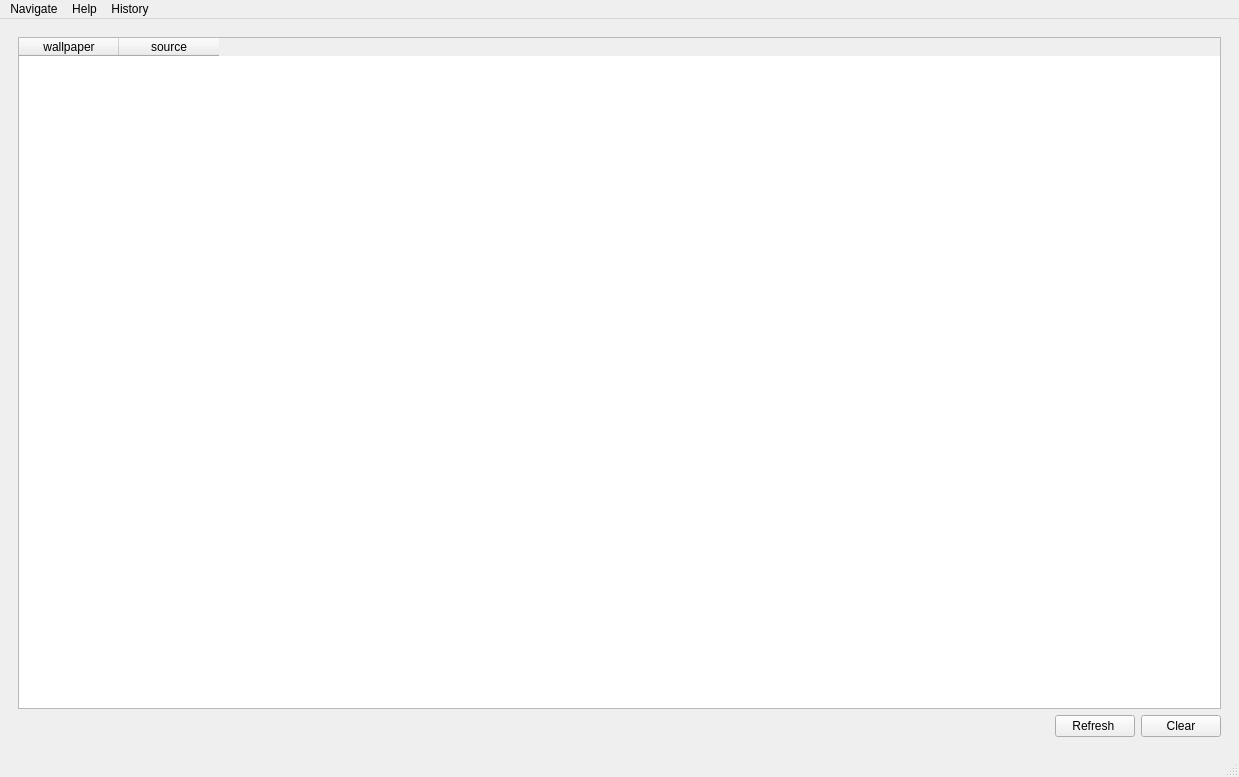
<?xml version="1.0" encoding="UTF-8"?>
<ui version="4.0">
 <class>MainWindow</class>
 <widget class="QMainWindow" name="MainWindow">
  <property name="geometry">
   <rect>
    <x>0</x>
    <y>0</y>
    <width>1239</width>
    <height>777</height>
   </rect>
  </property>
  <property name="windowTitle">
   <string>MainWindow</string>
  </property>
  <widget class="QWidget" name="centralwidget">
   <layout class="QGridLayout" name="gridLayout">
    <item row="0" column="0">
     <widget class="QStackedWidget" name="pageStackWidget">
      <property name="currentIndex">
       <number>5</number>
      </property>
      <widget class="QWidget" name="redditPage">
       <layout class="QGridLayout" name="gridLayout_2">
        <item row="2" column="3">
         <widget class="QComboBox" name="redditSubredditCombo">
          <property name="editable">
           <bool>true</bool>
          </property>
          <item>
           <property name="text">
            <string>wallpapers</string>
           </property>
          </item>
          <item>
           <property name="text">
            <string>amoledbackgrounds</string>
           </property>
          </item>
         </widget>
        </item>
        <item row="4" column="1">
         <widget class="QLabel" name="redditLimitLabel">
          <property name="text">
           <string>Limit :</string>
          </property>
         </widget>
        </item>
        <item row="2" column="1">
         <widget class="QLabel" name="redditSubredditLabel">
          <property name="text">
           <string>Subreddit : </string>
          </property>
         </widget>
        </item>
        <item row="0" column="0" colspan="4">
         <widget class="QLabel" name="redditPhoto">
          <property name="enabled">
           <bool>true</bool>
          </property>
          <property name="text">
           <string>Set a random wallpaper from reddit!</string>
          </property>
          <property name="scaledContents">
           <bool>false</bool>
          </property>
          <property name="alignment">
           <set>Qt::AlignCenter</set>
          </property>
         </widget>
        </item>
        <item row="3" column="0">
         <spacer name="redditHorizontalSpacer">
          <property name="orientation">
           <enum>Qt::Horizontal</enum>
          </property>
          <property name="sizeHint" stdset="0">
           <size>
            <width>784</width>
            <height>20</height>
           </size>
          </property>
         </spacer>
        </item>
        <item row="3" column="1">
         <widget class="QLabel" name="redditCategoryLabel">
          <property name="text">
           <string>Category :</string>
          </property>
         </widget>
        </item>
        <item row="4" column="3">
         <widget class="QComboBox" name="redditLimitCombo">
          <property name="editable">
           <bool>true</bool>
          </property>
          <item>
           <property name="text">
            <string>10</string>
           </property>
          </item>
          <item>
           <property name="text">
            <string>25</string>
           </property>
          </item>
          <item>
           <property name="text">
            <string>50</string>
           </property>
          </item>
         </widget>
        </item>
        <item row="5" column="1">
         <widget class="QLabel" name="redditDarkModelabel">
          <property name="text">
           <string>Dark Mode :</string>
          </property>
         </widget>
        </item>
        <item row="6" column="2">
         <widget class="QPushButton" name="redditSaveButton">
          <property name="text">
           <string>Save to Pictures</string>
          </property>
         </widget>
        </item>
        <item row="6" column="1">
         <widget class="QPushButton" name="redditNextWallButton">
          <property name="text">
           <string>Next wallpaper</string>
          </property>
         </widget>
        </item>
        <item row="1" column="3">
         <widget class="QTextEdit" name="redditSearchTextEdit">
          <property name="maximumSize">
           <size>
            <width>500</width>
            <height>21</height>
           </size>
          </property>
          <property name="verticalScrollBarPolicy">
           <enum>Qt::ScrollBarAlwaysOff</enum>
          </property>
          <property name="horizontalScrollBarPolicy">
           <enum>Qt::ScrollBarAlwaysOff</enum>
          </property>
          <property name="acceptRichText">
           <bool>false</bool>
          </property>
         </widget>
        </item>
        <item row="5" column="3">
         <widget class="QCheckBox" name="redditDarkModeCheck">
          <property name="text">
           <string/>
          </property>
         </widget>
        </item>
        <item row="6" column="3">
         <widget class="QPushButton" name="redditWallpaperButton">
          <property name="text">
           <string>Set as wallpaper</string>
          </property>
         </widget>
        </item>
        <item row="3" column="3">
         <widget class="QComboBox" name="redditCategoryCombo">
          <item>
           <property name="text">
            <string>hot</string>
           </property>
          </item>
          <item>
           <property name="text">
            <string>rising</string>
           </property>
          </item>
          <item>
           <property name="text">
            <string>new</string>
           </property>
          </item>
          <item>
           <property name="text">
            <string>top</string>
           </property>
          </item>
          <item>
           <property name="text">
            <string>controversial</string>
           </property>
          </item>
         </widget>
        </item>
        <item row="1" column="1">
         <widget class="QLabel" name="redditSearchLabel">
          <property name="text">
           <string>Search:</string>
          </property>
         </widget>
        </item>
       </layout>
      </widget>
      <widget class="QWidget" name="unsplashPage">
       <layout class="QGridLayout" name="gridLayout_4">
        <item row="0" column="0" colspan="4">
         <widget class="QLabel" name="unsplashPhoto">
          <property name="enabled">
           <bool>true</bool>
          </property>
          <property name="text">
           <string>Set a random wallpaper from Unsplash!</string>
          </property>
          <property name="scaledContents">
           <bool>false</bool>
          </property>
          <property name="alignment">
           <set>Qt::AlignCenter</set>
          </property>
         </widget>
        </item>
        <item row="1" column="1">
         <widget class="QLabel" name="unsplashSearchLabel">
          <property name="text">
           <string>Search:</string>
          </property>
         </widget>
        </item>
        <item row="1" column="3">
         <widget class="QTextEdit" name="unsplashSearchTextEdit">
          <property name="maximumSize">
           <size>
            <width>500</width>
            <height>21</height>
           </size>
          </property>
          <property name="verticalScrollBarPolicy">
           <enum>Qt::ScrollBarAlwaysOff</enum>
          </property>
          <property name="horizontalScrollBarPolicy">
           <enum>Qt::ScrollBarAlwaysOff</enum>
          </property>
          <property name="acceptRichText">
           <bool>false</bool>
          </property>
         </widget>
        </item>
        <item row="2" column="0">
         <spacer name="unsplashHorizontalSpacer">
          <property name="orientation">
           <enum>Qt::Horizontal</enum>
          </property>
          <property name="sizeHint" stdset="0">
           <size>
            <width>752</width>
            <height>20</height>
           </size>
          </property>
         </spacer>
        </item>
        <item row="2" column="1">
         <widget class="QLabel" name="unsplashFeaturedLabel">
          <property name="text">
           <string>Featured :</string>
          </property>
         </widget>
        </item>
        <item row="3" column="1">
         <widget class="QLabel" name="unsplashDarkModeLabel">
          <property name="text">
           <string>Dark Mode :</string>
          </property>
         </widget>
        </item>
        <item row="3" column="3">
         <widget class="QCheckBox" name="unsplashDarkModeCheck">
          <property name="text">
           <string/>
          </property>
         </widget>
        </item>
        <item row="4" column="1">
         <widget class="QPushButton" name="unsplashNextWallButton">
          <property name="text">
           <string>Next wallpaper</string>
          </property>
         </widget>
        </item>
        <item row="4" column="2">
         <widget class="QPushButton" name="unsplashSaveButton">
          <property name="text">
           <string>Save to Pictures</string>
          </property>
         </widget>
        </item>
        <item row="4" column="3">
         <widget class="QPushButton" name="unsplashWallpaperButton">
          <property name="text">
           <string>Set as wallpaper</string>
          </property>
         </widget>
        </item>
        <item row="2" column="3">
         <widget class="QCheckBox" name="unsplashFeaturedCheck">
          <property name="text">
           <string/>
          </property>
         </widget>
        </item>
       </layout>
      </widget>
      <widget class="QWidget" name="bingPage">
       <layout class="QGridLayout" name="gridLayout_5">
        <item row="0" column="0" colspan="4">
         <widget class="QLabel" name="bingPhoto">
          <property name="enabled">
           <bool>true</bool>
          </property>
          <property name="text">
           <string>Set the wallpaper of the day from Bing!</string>
          </property>
          <property name="scaledContents">
           <bool>false</bool>
          </property>
          <property name="alignment">
           <set>Qt::AlignCenter</set>
          </property>
         </widget>
        </item>
        <item row="1" column="0">
         <spacer name="bingHorizontalSpacer">
          <property name="orientation">
           <enum>Qt::Horizontal</enum>
          </property>
          <property name="sizeHint" stdset="0">
           <size>
            <width>871</width>
            <height>20</height>
           </size>
          </property>
         </spacer>
        </item>
        <item row="1" column="1">
         <widget class="QLabel" name="bingCountryLabel">
          <property name="text">
           <string>Country:</string>
          </property>
         </widget>
        </item>
        <item row="2" column="1">
         <widget class="QLabel" name="bingDarkModeLabel">
          <property name="text">
           <string>Dark Mode :</string>
          </property>
         </widget>
        </item>
        <item row="2" column="2">
         <widget class="QCheckBox" name="bingDarkModeCheck">
          <property name="text">
           <string/>
          </property>
         </widget>
        </item>
        <item row="3" column="1">
         <widget class="QPushButton" name="bingNextWallButton">
          <property name="text">
           <string>Next wallpaper</string>
          </property>
         </widget>
        </item>
        <item row="3" column="2">
         <widget class="QPushButton" name="bingSaveButton">
          <property name="text">
           <string>Save to Pictures</string>
          </property>
         </widget>
        </item>
        <item row="3" column="3">
         <widget class="QPushButton" name="bingWallpaperButton">
          <property name="text">
           <string>Set as wallpaper</string>
          </property>
         </widget>
        </item>
        <item row="1" column="2" colspan="2">
         <widget class="QComboBox" name="bingCountryCombo">
          <item>
           <property name="text">
            <string>India</string>
           </property>
          </item>
          <item>
           <property name="text">
            <string>US</string>
           </property>
          </item>
          <item>
           <property name="text">
            <string>China</string>
           </property>
          </item>
         </widget>
        </item>
       </layout>
      </widget>
      <widget class="QWidget" name="wallhavenPage">
       <layout class="QGridLayout" name="gridLayout_6">
        <item row="0" column="0" colspan="5">
         <widget class="QLabel" name="whPhoto">
          <property name="enabled">
           <bool>true</bool>
          </property>
          <property name="text">
           <string>Set a random wallpaper from Walhaven!</string>
          </property>
          <property name="scaledContents">
           <bool>false</bool>
          </property>
          <property name="alignment">
           <set>Qt::AlignCenter</set>
          </property>
         </widget>
        </item>
        <item row="1" column="1">
         <widget class="QLabel" name="whSearchLabel">
          <property name="text">
           <string>Search:</string>
          </property>
         </widget>
        </item>
        <item row="2" column="1">
         <widget class="QLabel" name="whCategoriesLabel">
          <property name="text">
           <string>Categories:</string>
          </property>
         </widget>
        </item>
        <item row="2" column="2">
         <widget class="QCheckBox" name="whGeneralCheck">
          <property name="text">
           <string>General</string>
          </property>
         </widget>
        </item>
        <item row="2" column="3">
         <widget class="QCheckBox" name="whAnimeCheck">
          <property name="text">
           <string>Anime</string>
          </property>
         </widget>
        </item>
        <item row="2" column="4">
         <widget class="QCheckBox" name="whPeopleCheck">
          <property name="text">
           <string>People</string>
          </property>
         </widget>
        </item>
        <item row="3" column="2">
         <widget class="QCheckBox" name="whSfwCheck">
          <property name="text">
           <string>sfw</string>
          </property>
         </widget>
        </item>
        <item row="3" column="3">
         <widget class="QCheckBox" name="whSketchyCheck">
          <property name="text">
           <string>sketchy</string>
          </property>
         </widget>
        </item>
        <item row="3" column="4">
         <widget class="QCheckBox" name="whNsfwCheck">
          <property name="text">
           <string>nsfw</string>
          </property>
         </widget>
        </item>
        <item row="4" column="0">
         <spacer name="whHorizontalSpacer">
          <property name="orientation">
           <enum>Qt::Horizontal</enum>
          </property>
          <property name="sizeHint" stdset="0">
           <size>
            <width>780</width>
            <height>20</height>
           </size>
          </property>
         </spacer>
        </item>
        <item row="4" column="1">
         <widget class="QLabel" name="whSortLabel">
          <property name="text">
           <string>Sort Criteria:</string>
          </property>
         </widget>
        </item>
        <item row="4" column="2">
         <widget class="QComboBox" name="whSortCombo">
          <item>
           <property name="text">
            <string>random</string>
           </property>
          </item>
          <item>
           <property name="text">
            <string>favorites</string>
           </property>
          </item>
          <item>
           <property name="text">
            <string>toplist</string>
           </property>
          </item>
          <item>
           <property name="text">
            <string>relevance</string>
           </property>
          </item>
          <item>
           <property name="text">
            <string>views</string>
           </property>
          </item>
          <item>
           <property name="text">
            <string>date_added</string>
           </property>
          </item>
         </widget>
        </item>
        <item row="5" column="1">
         <widget class="QLabel" name="whDarkModelabel">
          <property name="text">
           <string>Dark Mode :</string>
          </property>
         </widget>
        </item>
        <item row="5" column="2">
         <widget class="QCheckBox" name="whDarkModeCheck">
          <property name="text">
           <string/>
          </property>
         </widget>
        </item>
        <item row="6" column="2">
         <widget class="QPushButton" name="whNextWallButton">
          <property name="text">
           <string>Next wallpaper</string>
          </property>
         </widget>
        </item>
        <item row="6" column="3">
         <widget class="QPushButton" name="whSaveButton">
          <property name="text">
           <string>Save to Pictures</string>
          </property>
         </widget>
        </item>
        <item row="6" column="4">
         <widget class="QPushButton" name="whWallpaperButton">
          <property name="text">
           <string>Set as wallpaper</string>
          </property>
         </widget>
        </item>
        <item row="1" column="2" colspan="3">
         <widget class="QTextEdit" name="whSearchTextEdit">
          <property name="maximumSize">
           <size>
            <width>500</width>
            <height>21</height>
           </size>
          </property>
          <property name="verticalScrollBarPolicy">
           <enum>Qt::ScrollBarAlwaysOff</enum>
          </property>
          <property name="horizontalScrollBarPolicy">
           <enum>Qt::ScrollBarAlwaysOff</enum>
          </property>
          <property name="acceptRichText">
           <bool>false</bool>
          </property>
         </widget>
        </item>
       </layout>
      </widget>
      <widget class="QWidget" name="aboutPage">
       <layout class="QGridLayout" name="gridLayout_3">
        <item row="0" column="0">
         <widget class="QLabel" name="aboutLabel">
          <property name="text">
           <string>KustomPyper - Get amazing wallpapers for your desktop. &lt;br&gt; Created by Kriticalflare (&lt;a href=&quot;https://github.com/kriticalflare&quot;&gt;Github&lt;/a&gt;) &lt;/br&gt;</string>
          </property>
          <property name="textFormat">
           <enum>Qt::RichText</enum>
          </property>
          <property name="alignment">
           <set>Qt::AlignCenter</set>
          </property>
          <property name="wordWrap">
           <bool>true</bool>
          </property>
          <property name="openExternalLinks">
           <bool>true</bool>
          </property>
          <property name="textInteractionFlags">
           <set>Qt::TextBrowserInteraction</set>
          </property>
         </widget>
        </item>
       </layout>
      </widget>
      <widget class="QWidget" name="historyPage">
       <layout class="QGridLayout" name="gridLayout_7">
        <item row="0" column="0" colspan="3">
         <widget class="QTableWidget" name="historyTableWidget">
          <property name="sizeAdjustPolicy">
           <enum>QAbstractScrollArea::AdjustToContents</enum>
          </property>
          <property name="editTriggers">
           <set>QAbstractItemView::NoEditTriggers</set>
          </property>
          <attribute name="verticalHeaderVisible">
           <bool>true</bool>
          </attribute>
          <column>
           <property name="text">
            <string>wallpaper</string>
           </property>
          </column>
          <column>
           <property name="text">
            <string>source</string>
           </property>
          </column>
         </widget>
        </item>
        <item row="1" column="0">
         <spacer name="horizontalSpacer">
          <property name="orientation">
           <enum>Qt::Horizontal</enum>
          </property>
          <property name="sizeHint" stdset="0">
           <size>
            <width>992</width>
            <height>20</height>
           </size>
          </property>
         </spacer>
        </item>
        <item row="1" column="1">
         <widget class="QPushButton" name="historyRefreshButton">
          <property name="text">
           <string>Refresh </string>
          </property>
         </widget>
        </item>
        <item row="1" column="2">
         <widget class="QPushButton" name="historyClearButton">
          <property name="text">
           <string>Clear</string>
          </property>
         </widget>
        </item>
       </layout>
      </widget>
     </widget>
    </item>
   </layout>
  </widget>
  <widget class="QMenuBar" name="menubar">
   <property name="geometry">
    <rect>
     <x>0</x>
     <y>0</y>
     <width>1239</width>
     <height>26</height>
    </rect>
   </property>
   <widget class="QMenu" name="menuHelp">
    <property name="title">
     <string>Help</string>
    </property>
    <addaction name="aboutAction"/>
    <addaction name="helpAction"/>
   </widget>
   <widget class="QMenu" name="menuNavigate">
    <property name="title">
     <string>Navigate</string>
    </property>
    <addaction name="pageRedditAction"/>
    <addaction name="pageUnsplashAction"/>
    <addaction name="pageBingAction"/>
    <addaction name="pageWallHavenAction"/>
   </widget>
   <widget class="QMenu" name="menuHistory">
    <property name="title">
     <string>History</string>
    </property>
    <addaction name="historyAction"/>
   </widget>
   <addaction name="menuNavigate"/>
   <addaction name="menuHelp"/>
   <addaction name="menuHistory"/>
  </widget>
  <widget class="QStatusBar" name="statusbar"/>
  <action name="aboutAction">
   <property name="text">
    <string>About</string>
   </property>
  </action>
  <action name="helpAction">
   <property name="text">
    <string>Help</string>
   </property>
  </action>
  <action name="redditAction">
   <property name="checkable">
    <bool>false</bool>
   </property>
   <property name="text">
    <string>Reddit Walls</string>
   </property>
  </action>
  <action name="redditPageAction">
   <property name="text">
    <string>Reddit</string>
   </property>
  </action>
  <action name="pageRedditAction">
   <property name="text">
    <string>Reddit Walls</string>
   </property>
  </action>
  <action name="pageUnsplashAction">
   <property name="text">
    <string>Unsplash Walls</string>
   </property>
  </action>
  <action name="pageBingAction">
   <property name="text">
    <string>Bing Walls</string>
   </property>
  </action>
  <action name="pageWallHavenAction">
   <property name="text">
    <string>Wallhaven Walls</string>
   </property>
  </action>
  <action name="historyAction">
   <property name="text">
    <string>View History</string>
   </property>
  </action>
 </widget>
 <resources/>
 <connections/>
</ui>
